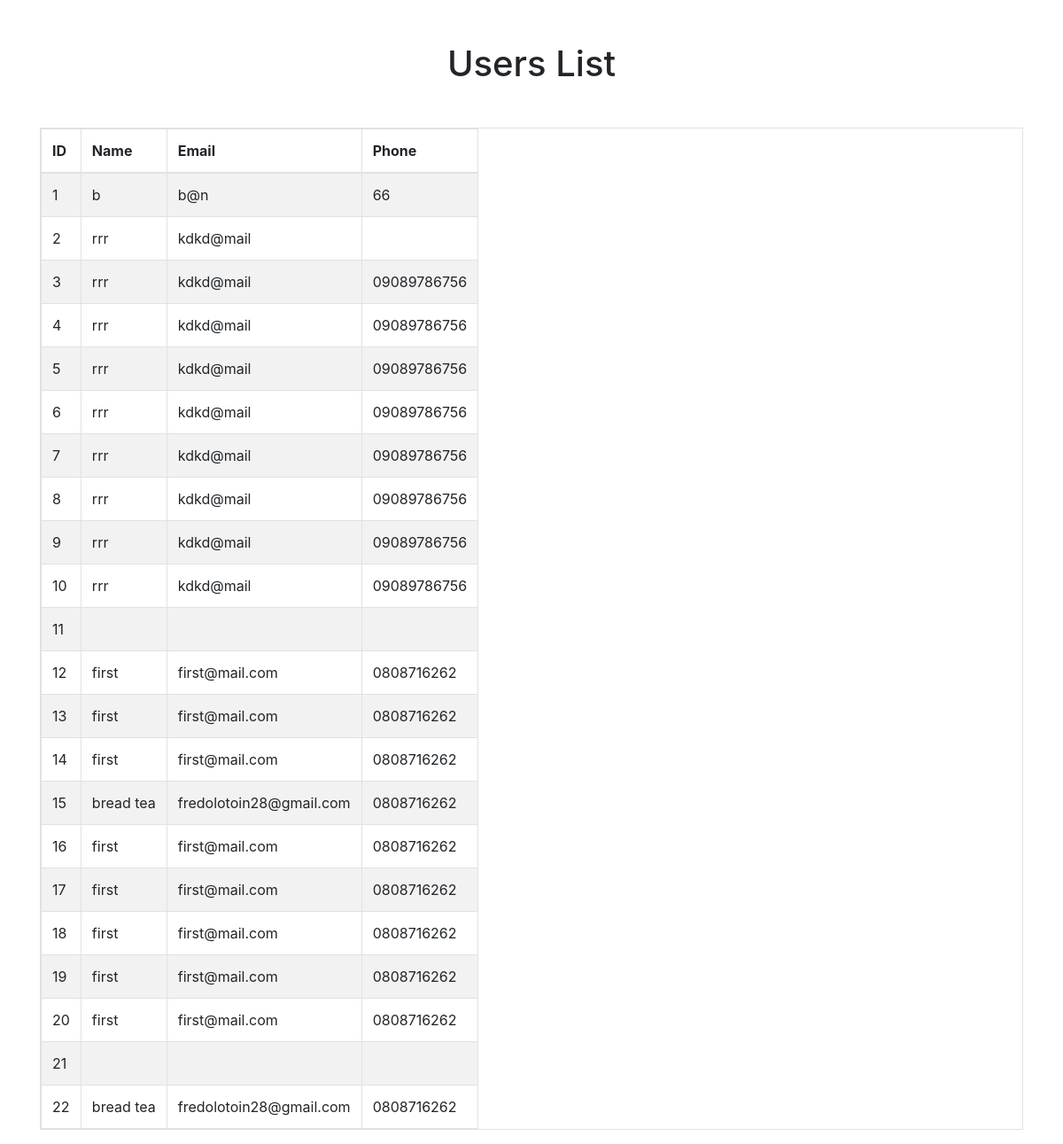
The page /users.php on the database its author committed.
### tables this page shows
CREATE TABLE `users` (
  `id` int(255) NOT NULL,
  `name` varchar(255) NOT NULL,
  `email` varchar(255) NOT NULL,
  `phone` varchar(255) NOT NULL,
  `date_of_birth` varchar(255) NOT NULL,
  `gender` varchar(255) NOT NULL,
  `address` varchar(255) NOT NULL,
  `country` varchar(255) NOT NULL,
  `city` varchar(255) NOT NULL,
  `region` varchar(255) NOT NULL,
  `postal_code` varchar(255) NOT NULL,
  `password` varchar(255) NOT NULL
);

### users.php (the view, shortened to what this page needs)
<?php
require "Conn.php";
$sql = "SELECT * FROM users";
$result = $nconn->query($sql);
?>
<!DOCTYPE html>
<html lang="en">
<head>
  <link rel="stylesheet" href="https://maxcdn.bootstrapcdn.com/bootstrap/4.0.0/css/bootstrap.min.css">
</head>
<body>
  <div class="container">
    <h1 class="text-center mt-5 mb-5">Users List</h1>
    <table class="table table-striped table-bordered table-responsive">
      <thead>
        <tr>
          <th>ID</th>
          <th>Name</th>
          <th>Email</th>
          <th>Phone</th>
        </tr>
      </thead>
      <tbody>
        <?php
        if ($result->num_rows > 0) {
          while($row = $result->fetch_assoc()) {
            echo "<tr><td>" . $row["id"]. "</td><td>" . $row["name"]. "</td><td>" . $row["email"]. "</td><td>" . $row["phone"]. "</td></tr>";
          }
        } else {
          echo "<tr><td colspan='4'>No users found.</td></tr>";
        }
        ?>
      </tbody>
    </table>
  </div>
</body>
</html>

### rows shown on the page
users: id "1", name "b", email "b@n", phone "66"
users: id "2", name "rrr", email "kdkd@mail"
users: id "3", name "rrr", email "kdkd@mail", phone "09089786756"
users: id "4", name "rrr", email "kdkd@mail", phone "09089786756"
users: id "5", name "rrr", email "kdkd@mail", phone "09089786756"
users: id "6", name "rrr", email "kdkd@mail", phone "09089786756"
users: id "7", name "rrr", email "kdkd@mail", phone "09089786756"
users: id "8", name "rrr", email "kdkd@mail", phone "09089786756"
users: id "9", name "rrr", email "kdkd@mail", phone "09089786756"
users: id "10", name "rrr", email "kdkd@mail", phone "09089786756"
users: id "11"
users: id "12", name "first", email "first@mail.com", phone "0808716262"
users: id "13", name "first", email "first@mail.com", phone "0808716262"
users: id "14", name "first", email "first@mail.com", phone "0808716262"
users: id "15", name "bread tea", email "fredolotoin28@gmail.com", phone "0808716262"
users: id "16", name "first", email "first@mail.com", phone "0808716262"
users: id "17", name "first", email "first@mail.com", phone "0808716262"
users: id "18", name "first", email "first@mail.com", phone "0808716262"
users: id "19", name "first", email "first@mail.com", phone "0808716262"
users: id "20", name "first", email "first@mail.com", phone "0808716262"
users: id "21"
users: id "22", name "bread tea", email "fredolotoin28@gmail.com", phone "0808716262"
